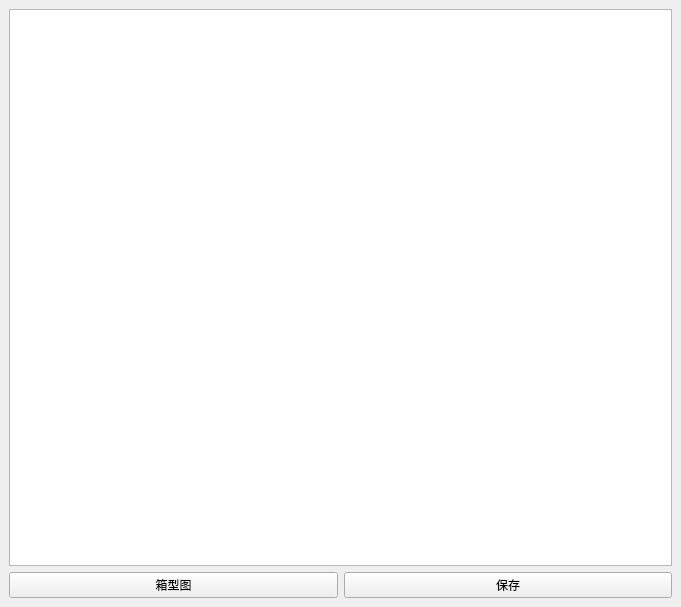
<?xml version="1.0" encoding="UTF-8"?>
<ui version="4.0">
 <class>ShowInfoWindow</class>
 <widget class="QMainWindow" name="ShowInfoWindow">
  <property name="geometry">
   <rect>
    <x>0</x>
    <y>0</y>
    <width>681</width>
    <height>607</height>
   </rect>
  </property>
  <property name="sizePolicy">
   <sizepolicy hsizetype="Expanding" vsizetype="Expanding">
    <horstretch>0</horstretch>
    <verstretch>0</verstretch>
   </sizepolicy>
  </property>
  <property name="windowTitle">
   <string>MainWindow</string>
  </property>
  <widget class="QWidget" name="centralwidget">
   <layout class="QVBoxLayout" name="verticalLayout">
    <item>
     <widget class="QTableWidget" name="tableWidget">
      <property name="sizePolicy">
       <sizepolicy hsizetype="Expanding" vsizetype="Expanding">
        <horstretch>0</horstretch>
        <verstretch>0</verstretch>
       </sizepolicy>
      </property>
      <property name="maximumSize">
       <size>
        <width>1677777</width>
        <height>16777215</height>
       </size>
      </property>
     </widget>
    </item>
    <item>
     <layout class="QHBoxLayout" name="horizontalLayout">
      <item>
       <widget class="QPushButton" name="pushButton_2">
        <property name="text">
         <string>箱型图</string>
        </property>
       </widget>
      </item>
      <item>
       <widget class="QPushButton" name="pushButton">
        <property name="text">
         <string>保存</string>
        </property>
       </widget>
      </item>
     </layout>
    </item>
   </layout>
  </widget>
  <widget class="QMenuBar" name="menubar">
   <property name="geometry">
    <rect>
     <x>0</x>
     <y>0</y>
     <width>681</width>
     <height>26</height>
    </rect>
   </property>
  </widget>
 </widget>
 <resources/>
 <connections/>
</ui>
